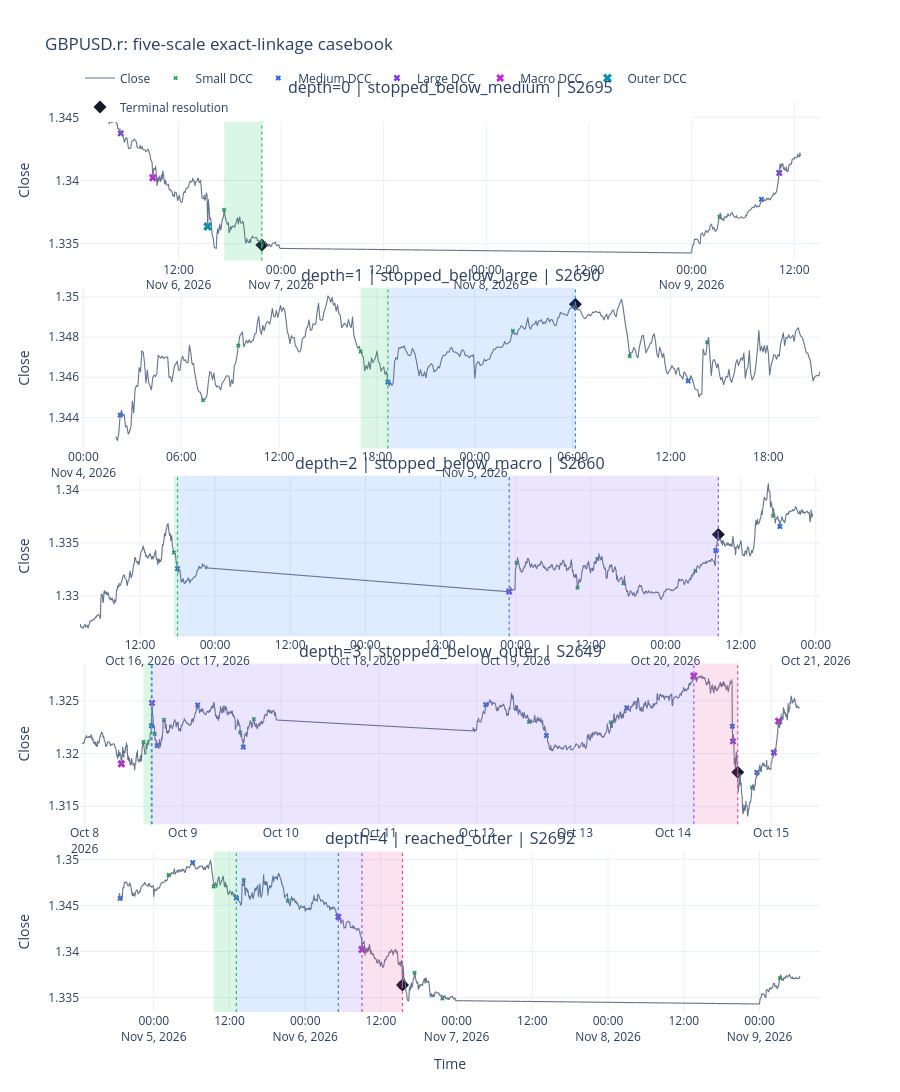

Notebook source saved alongside this figure:
### Code cell
def plot_linkage_casebook(
    close: pd.Series, examples: pd.DataFrame, stages: pd.DataFrame
) -> go.Figure:
    figure = make_subplots(
        rows=len(examples),
        cols=1,
        vertical_spacing=min(0.04, 0.15 / len(examples)),
        subplot_titles=[
            f"depth={int(example.terminal_depth)} | {example.terminal_outcome} | {example.lineage_id}"
            for example in examples.itertuples(index=False)
        ],
    )

    for row_number, example in enumerate(examples.itertuples(index=False), start=1):
        window_start = max(0, int(example.seed_position) - CASEBOOK_BARS_BEFORE)
        window_end = min(len(close), int(example.terminal_position) + CASEBOOK_BARS_AFTER + 1)
        price_window = close.iloc[window_start:window_end]
        figure.add_trace(go.Scattergl(
            x=price_window.index,
            y=price_window.to_numpy(),
            mode="lines",
            name="Close",
            legendgroup="close",
            showlegend=row_number == 1,
            line={"color": "#64748b", "width": 1.1},
            hovertemplate="time=%{x}<br>close=%{y:.5f}<extra></extra>",
        ), row=row_number, col=1)

        lineage_stages = stages.loc[stages["lineage_id"].eq(example.lineage_id)].sort_values("stage_order")
        for stage_row in lineage_stages.itertuples(index=False):
            figure.add_vrect(
                x0=stage_row.start_time,
                x1=stage_row.resolution_time,
                fillcolor=stage_color_map[stage_row.stage],
                opacity=0.16,
                line_width=0,
                row=row_number,
                col=1,
            )
            figure.add_vline(
                x=stage_row.resolution_time,
                line={"color": stage_color_map[stage_row.stage], "width": 1.2, "dash": "dot"},
                row=row_number,
                col=1,
            )

        for scale in SCALE_ORDER:
            ledger = event_ledgers[scale]
            visible = ledger.loc[ledger["dcc_idx"].between(price_window.index[0], price_window.index[-1])]
            if visible.empty:
                continue
            figure.add_trace(go.Scatter(
                x=visible["dcc_idx"],
                y=visible["dcc_price"],
                mode="markers",
                name=f"{scale.value.title()} DCC",
                legendgroup=f"{scale.value}_dcc",
                showlegend=row_number == 1,
                marker={
                    "color": SCALE_COLORS[scale],
                    "size": 4 + SCALE_ORDER.index(scale),
                    "symbol": "x",
                },
                customdata=visible[["event_id", "direction"]].to_numpy(),
                hovertemplate=(
                    f"{scale.value.title()} DCC<br>time=%{{x}}<br>price=%{{y:.5f}}<br>"
                    "event=%{customdata[0]}<br>completed direction=%{customdata[1]}<extra></extra>"
                ),
            ), row=row_number, col=1)

        terminal_price = close.iloc[int(example.terminal_position)]
        figure.add_trace(go.Scatter(
            x=[example.terminal_time],
            y=[terminal_price],
            mode="markers",
            name="Terminal resolution",
            legendgroup="terminal",
            showlegend=row_number == 1,
            marker={"color": "#111827", "size": 10, "symbol": "diamond"},
            hovertemplate="terminal resolution<br>time=%{x}<br>price=%{y:.5f}<extra></extra>",
        ), row=row_number, col=1)
        figure.update_yaxes(title_text="Close", row=row_number, col=1)

    figure.update_layout(
        title=f"{SYMBOL}: five-scale exact-linkage casebook",
        template="plotly_white",
        height=max(1000, 310 * len(examples)),
        hovermode="closest",
        legend={"orientation": "h", "y": 1.04, "x": 0.0},
    )
    figure.update_xaxes(title="Time", row=len(examples), col=1)
    return figure


plot_linkage_casebook(prices, casebook_lineages, strict_clean_stages).show()

### Figure 1 — Plotly figure (JSON) as saved in the notebook; plotly's stock layout.template omitted (floating-point values rounded to 4 significant figures; data arrays with more than 128 entries replaced by an {"elided": "..."} marker saying what was removed)
{"data": [{"hovertemplate": "time=%{x}<br>close=%{y:.5f}<extra></extra>", "legendgroup": "close", "line": {"color": "#64748b", "width": 1.1}, "mode": "lines", "name": "Close", "showlegend": true, "x": {"elided": "414 str values"}, "y": {"elided": "414 float values"}, "type": "scattergl", "xaxis": "x", "yaxis": "y"}, {"customdata": [["S2695", "down"], ["S2696", "up"], ["S2697", "down"]], "hovertemplate": "Small DCC<br>time=%{x}<br>price=%{y:.5f}<br>event=%{customdata[0]}<br>completed direction=%{customdata[1]}<extra></extra>", "legendgroup": "small_dcc", "marker": {"color": "#16a34a", "size": 4, "symbol": "x"}, "mode": "markers", "name": "Small DCC", "showlegend": true, "x": ["2026-11-06T17:20:00.000000", "2026-11-06T21:45:00.000000", "2026-11-09T03:15:00.000000"], "y": [1.338, 1.335, 1.337], "type": "scatter", "xaxis": "x", "yaxis": "y"}, {"customdata": [["M1389", "down"]], "hovertemplate": "Medium DCC<br>time=%{x}<br>price=%{y:.5f}<br>event=%{customdata[0]}<br>completed direction=%{customdata[1]}<extra></extra>", "legendgroup": "medium_dcc", "marker": {"color": "#2563eb", "size": 5, "symbol": "x"}, "mode": "markers", "name": "Medium DCC", "showlegend": true, "x": ["2026-11-09T08:10:00.000000"], "y": [1.339], "type": "scatter", "xaxis": "x", "yaxis": "y"}, {"customdata": [["L682", "up"], ["L683", "down"]], "hovertemplate": "Large DCC<br>time=%{x}<br>price=%{y:.5f}<br>event=%{customdata[0]}<br>completed direction=%{customdata[1]}<extra></extra>", "legendgroup": "large_dcc", "marker": {"color": "#7c3aed", "size": 6, "symbol": "x"}, "mode": "markers", "name": "Large DCC", "showlegend": true, "x": ["2026-11-06T05:15:00.000000", "2026-11-09T10:15:00.000000"], "y": [1.344, 1.341], "type": "scatter", "xaxis": "x", "yaxis": "y"}, {"customdata": [["X308", "up"]], "hovertemplate": "Macro DCC<br>time=%{x}<br>price=%{y:.5f}<br>event=%{customdata[0]}<br>completed direction=%{customdata[1]}<extra></extra>", "legendgroup": "macro_dcc", "marker": {"color": "#c026d3", "size": 7, "symbol": "x"}, "mode": "markers", "name": "Macro DCC", "showlegend": true, "x": ["2026-11-06T09:00:00.000000"], "y": [1.34], "type": "scatter", "xaxis": "x", "yaxis": "y"}, {"customdata": [["O146", "up"]], "hovertemplate": "Outer DCC<br>time=%{x}<br>price=%{y:.5f}<br>event=%{customdata[0]}<br>completed direction=%{customdata[1]}<extra></extra>", "legendgroup": "outer_dcc", "marker": {"color": "#0891b2", "size": 8, "symbol": "x"}, "mode": "markers", "name": "Outer DCC", "showlegend": true, "x": ["2026-11-06T15:25:00.000000"], "y": [1.336], "type": "scatter", "xaxis": "x", "yaxis": "y"}, {"hovertemplate": "terminal resolution<br>time=%{x}<br>price=%{y:.5f}<extra></extra>", "legendgroup": "terminal", "marker": {"color": "#111827", "size": 10, "symbol": "diamond"}, "mode": "markers", "name": "Terminal resolution", "showlegend": true, "x": ["2026-11-06T21:45:00+02:00"], "y": [1.335], "type": "scatter", "xaxis": "x", "yaxis": "y"}, {"hovertemplate": "time=%{x}<br>close=%{y:.5f}<extra></extra>", "legendgroup": "close", "line": {"color": "#64748b", "width": 1.1}, "mode": "lines", "name": "Close", "showlegend": false, "x": {"elided": "519 str values"}, "y": {"elided": "519 float values"}, "type": "scattergl", "xaxis": "x2", "yaxis": "y2"}, {"customdata": [["S2688", "up"], ["S2689", "down"], ["S2690", "up"], ["S2691", "down"], ["S2692", "up"], ["S2693", "down"]], "hovertemplate": "Small DCC<br>time=%{x}<br>price=%{y:.5f}<br>event=%{customdata[0]}<br>completed direction=%{customdata[1]}<extra></extra>", "legendgroup": "small_dcc", "marker": {"color": "#16a34a", "size": 4, "symbol": "x"}, "mode": "markers", "name": "Small DCC", "showlegend": false, "x": ["2026-11-04T07:20:00.000000", "2026-11-04T09:30:00.000000", "2026-11-04T17:00:00.000000", "2026-11-05T02:20:00.000000", "2026-11-05T09:30:00.000000", "2026-11-05T14:15:00.000000"], "y": [1.345, 1.348, 1.347, 1.348, 1.347, 1.348], "type": "scatter", "xaxis": "x2", "yaxis": "y2"}, {"customdata": [["M1385", "down"], ["M1386", "up"], ["M1387", "down"], ["M1388", "up"]], "hovertemplate": "Medium DCC<br>time=%{x}<br>price=%{y:.5f}<br>event=%{customdata[0]}<br>completed direction=%{customdata[1]}<extra></extra>", "legendgroup": "medium_dcc", "marker": {"color": "#2563eb", "size": 5, "symbol": "x"}, "mode": "markers", "name": "Medium DCC", "showlegend": false, "x": ["2026-11-04T02:15:00.000000", "2026-11-04T18:40:00.000000", "2026-11-05T06:10:00.000000", "2026-11-05T13:05:00.000000"], "y": [1.344, 1.346, 1.35, 1.346], "type": "scatter", "xaxis": "x2", "yaxis": "y2"}, {"hovertemplate": "terminal resolution<br>time=%{x}<br>price=%{y:.5f}<extra></extra>", "legendgroup": "terminal", "marker": {"color": "#111827", "size": 10, "symbol": "diamond"}, "mode": "markers", "name": "Terminal resolution", "showlegend": false, "x": ["2026-11-05T06:10:00+02:00"], "y": [1.35], "type": "scatter", "xaxis": "x2", "yaxis": "y2"}, {"hovertemplate": "time=%{x}<br>close=%{y:.5f}<extra></extra>", "legendgroup": "close", "line": {"color": "#64748b", "width": 1.1}, "mode": "lines", "name": "Close", "showlegend": false, "x": {"elided": "829 str values"}, "y": {"elided": "829 float values"}, "type": "scattergl", "xaxis": "x3", "yaxis": "y3"}, {"customdata": [["S2660", "up"], ["S2661", "down"], ["S2662", "up"], ["S2663", "down"], ["S2664", "up"], ["S2665", "down"], ["S2666", "up"]], "hovertemplate": "Small DCC<br>time=%{x}<br>price=%{y:.5f}<br>event=%{customdata[0]}<br>completed direction=%{customdata[1]}<extra></extra>", "legendgroup": "small_dcc", "marker": {"color": "#16a34a", "size": 4, "symbol": "x"}, "mode": "markers", "name": "Small DCC", "showlegend": false, "x": ["2026-10-16T17:25:00.000000", "2026-10-19T00:10:00.000000", "2026-10-19T09:55:00.000000", "2026-10-19T13:05:00.000000", "2026-10-19T17:15:00.000000", "2026-10-20T04:45:00.000000", "2026-10-20T17:10:00.000000"], "y": [1.334, 1.333, 1.331, 1.333, 1.331, 1.332, 1.338], "type": "scatter", "xaxis": "x3", "yaxis": "y3"}, {"customdata": [["M1374", "up"], ["M1375", "down"], ["M1376", "up"]], "hovertemplate": "Medium DCC<br>time=%{x}<br>price=%{y:.5f}<br>event=%{customdata[0]}<br>completed direction=%{customdata[1]}<extra></extra>", "legendgroup": "medium_dcc", "marker": {"color": "#2563eb", "size": 5, "symbol": "x"}, "mode": "markers", "name": "Medium DCC", "showlegend": false, "x": ["2026-10-16T18:00:00.000000", "2026-10-20T08:00:00.000000", "2026-10-20T18:15:00.000000"], "y": [1.333, 1.334, 1.337], "type": "scatter", "xaxis": "x3", "yaxis": "y3"}, {"customdata": [["L678", "up"], ["L679", "down"]], "hovertemplate": "Large DCC<br>time=%{x}<br>price=%{y:.5f}<br>event=%{customdata[0]}<br>completed direction=%{customdata[1]}<extra></extra>", "legendgroup": "large_dcc", "marker": {"color": "#7c3aed", "size": 6, "symbol": "x"}, "mode": "markers", "name": "Large DCC", "showlegend": false, "x": ["2026-10-18T23:00:00.000000", "2026-10-20T08:25:00.000000"], "y": [1.33, 1.336], "type": "scatter", "xaxis": "x3", "yaxis": "y3"}, {"hovertemplate": "terminal resolution<br>time=%{x}<br>price=%{y:.5f}<extra></extra>", "legendgroup": "terminal", "marker": {"color": "#111827", "size": 10, "symbol": "diamond"}, "mode": "markers", "name": "Terminal resolution", "showlegend": false, "x": ["2026-10-20T08:25:00+02:00"], "y": [1.336], "type": "scatter", "xaxis": "x3", "yaxis": "y3"}, {"hovertemplate": "time=%{x}<br>close=%{y:.5f}<extra></extra>", "legendgroup": "close", "line": {"color": "#64748b", "width": 1.1}, "mode": "lines", "name": "Close", "showlegend": false, "x": {"elided": "1530 str values"}, "y": {"elided": "1530 float values"}, "type": "scattergl", "xaxis": "x4", "yaxis": "y4"}, {"customdata": [["S2649", "down"], ["S2650", "up"], ["S2651", "down"], ["S2652", "up"], ["S2653", "down"], ["S2654", "up"], ["S2655", "down"], ["S2656", "up"], ["S2657", "down"]], "hovertemplate": "Small DCC<br>time=%{x}<br>price=%{y:.5f}<br>event=%{customdata[0]}<br>completed direction=%{customdata[1]}<extra></extra>", "legendgroup": "small_dcc", "marker": {"color": "#16a34a", "size": 4, "symbol": "x"}, "mode": "markers", "name": "Small DCC", "showlegend": false, "x": ["2026-10-08T14:25:00.000000", "2026-10-08T17:10:00.000000", "2026-10-08T19:25:00.000000", "2026-10-09T14:05:00.000000", "2026-10-09T17:25:00.000000", "2026-10-12T12:45:00.000000", "2026-10-13T08:45:00.000000", "2026-10-14T14:30:00.000000", "2026-10-14T19:20:00.000000"], "y": [1.321, 1.322, 1.323, 1.322, 1.323, 1.323, 1.323, 1.323, 1.317], "type": "scatter", "xaxis": "x4", "yaxis": "y4"}, {"customdata": [["M1363", "down"], ["M1364", "up"], ["M1365", "down"], ["M1366", "up"], ["M1367", "down"], ["M1368", "up"], ["M1369", "down"], ["M1370", "up"], ["M1371", "down"]], "hovertemplate": "Medium DCC<br>time=%{x}<br>price=%{y:.5f}<br>event=%{customdata[0]}<br>completed direction=%{customdata[1]}<extra></extra>", "legendgroup": "medium_dcc", "marker": {"color": "#2563eb", "size": 5, "symbol": "x"}, "mode": "markers", "name": "Medium DCC", "showlegend": false, "x": ["2026-10-08T16:20:00.000000", "2026-10-08T17:45:00.000000", "2026-10-09T03:40:00.000000", "2026-10-09T14:50:00.000000", "2026-10-12T02:10:00.000000", "2026-10-12T17:00:00.000000", "2026-10-13T12:40:00.000000", "2026-10-14T14:30:00.000000", "2026-10-14T20:30:00.000000"], "y": [1.323, 1.321, 1.325, 1.321, 1.325, 1.322, 1.324, 1.323, 1.318], "type": "scatter", "xaxis": "x4", "yaxis": "y4"}, {"customdata": [["L675", "down"], ["L676", "up"], ["L677", "down"]], "hovertemplate": "Large DCC<br>time=%{x}<br>price=%{y:.5f}<br>event=%{customdata[0]}<br>completed direction=%{customdata[1]}<extra></extra>", "legendgroup": "large_dcc", "marker": {"color": "#7c3aed", "size": 6, "symbol": "x"}, "mode": "markers", "name": "Large DCC", "showlegend": false, "x": ["2026-10-08T16:30:00.000000", "2026-10-14T14:40:00.000000", "2026-10-15T00:40:00.000000"], "y": [1.325, 1.321, 1.32], "type": "scatter", "xaxis": "x4", "yaxis": "y4"}, {"customdata": [["X302", "up"], ["X303", "down"], ["X304", "up"], ["X305", "down"]], "hovertemplate": "Macro DCC<br>time=%{x}<br>price=%{y:.5f}<br>event=%{customdata[0]}<br>completed direction=%{customdata[1]}<extra></extra>", "legendgroup": "macro_dcc", "marker": {"color": "#c026d3", "size": 7, "symbol": "x"}, "mode": "markers", "name": "Macro DCC", "showlegend": false, "x": ["2026-10-08T09:00:00.000000", "2026-10-14T05:05:00.000000", "2026-10-14T15:50:00.000000", "2026-10-15T01:50:00.000000"], "y": [1.319, 1.327, 1.318, 1.323], "type": "scatter", "xaxis": "x4", "yaxis": "y4"}, {"hovertemplate": "terminal resolution<br>time=%{x}<br>price=%{y:.5f}<extra></extra>", "legendgroup": "terminal", "marker": {"color": "#111827", "size": 10, "symbol": "diamond"}, "mode": "markers", "name": "Terminal resolution", "showlegend": false, "x": ["2026-10-14T15:50:00+02:00"], "y": [1.318], "type": "scatter", "xaxis": "x4", "yaxis": "y4"}, {"hovertemplate": "time=%{x}<br>close=%{y:.5f}<extra></extra>", "legendgroup": "close", "line": {"color": "#64748b", "width": 1.1}, "mode": "lines", "name": "Close", "showlegend": false, "x": {"elided": "720 str values"}, "y": {"elided": "720 float values"}, "type": "scattergl", "xaxis": "x5", "yaxis": "y5"}, {"customdata": [["S2691", "down"], ["S2692", "up"], ["S2693", "down"], ["S2694", "up"], ["S2695", "down"], ["S2696", "up"], ["S2697", "down"]], "hovertemplate": "Small DCC<br>time=%{x}<br>price=%{y:.5f}<br>event=%{customdata[0]}<br>completed direction=%{customdata[1]}<extra></extra>", "legendgroup": "small_dcc", "marker": {"color": "#16a34a", "size": 4, "symbol": "x"}, "mode": "markers", "name": "Small DCC", "showlegend": false, "x": ["2026-11-05T02:20:00.000000", "2026-11-05T09:30:00.000000", "2026-11-05T14:15:00.000000", "2026-11-05T21:15:00.000000", "2026-11-06T17:20:00.000000", "2026-11-06T21:45:00.000000", "2026-11-09T03:15:00.000000"], "y": [1.348, 1.347, 1.348, 1.345, 1.338, 1.335, 1.337], "type": "scatter", "xaxis": "x5", "yaxis": "y5"}, {"customdata": [["M1386", "up"], ["M1387", "down"], ["M1388", "up"]], "hovertemplate": "Medium DCC<br>time=%{x}<br>price=%{y:.5f}<br>event=%{customdata[0]}<br>completed direction=%{customdata[1]}<extra></extra>", "legendgroup": "medium_dcc", "marker": {"color": "#2563eb", "size": 5, "symbol": "x"}, "mode": "markers", "name": "Medium DCC", "showlegend": false, "x": ["2026-11-04T18:40:00.000000", "2026-11-05T06:10:00.000000", "2026-11-05T13:05:00.000000"], "y": [1.346, 1.35, 1.346], "type": "scatter", "xaxis": "x5", "yaxis": "y5"}, {"customdata": [["L682", "up"]], "hovertemplate": "Large DCC<br>time=%{x}<br>price=%{y:.5f}<br>event=%{customdata[0]}<br>completed direction=%{customdata[1]}<extra></extra>", "legendgroup": "large_dcc", "marker": {"color": "#7c3aed", "size": 6, "symbol": "x"}, "mode": "markers", "name": "Large DCC", "showlegend": false, "x": ["2026-11-06T05:15:00.000000"], "y": [1.344], "type": "scatter", "xaxis": "x5", "yaxis": "y5"}, {"customdata": [["X308", "up"]], "hovertemplate": "Macro DCC<br>time=%{x}<br>price=%{y:.5f}<br>event=%{customdata[0]}<br>completed direction=%{customdata[1]}<extra></extra>", "legendgroup": "macro_dcc", "marker": {"color": "#c026d3", "size": 7, "symbol": "x"}, "mode": "markers", "name": "Macro DCC", "showlegend": false, "x": ["2026-11-06T09:00:00.000000"], "y": [1.34], "type": "scatter", "xaxis": "x5", "yaxis": "y5"}, {"customdata": [["O146", "up"]], "hovertemplate": "Outer DCC<br>time=%{x}<br>price=%{y:.5f}<br>event=%{customdata[0]}<br>completed direction=%{customdata[1]}<extra></extra>", "legendgroup": "outer_dcc", "marker": {"color": "#0891b2", "size": 8, "symbol": "x"}, "mode": "markers", "name": "Outer DCC", "showlegend": false, "x": ["2026-11-06T15:25:00.000000"], "y": [1.336], "type": "scatter", "xaxis": "x5", "yaxis": "y5"}, {"hovertemplate": "terminal resolution<br>time=%{x}<br>price=%{y:.5f}<extra></extra>", "legendgroup": "terminal", "marker": {"color": "#111827", "size": 10, "symbol": "diamond"}, "mode": "markers", "name": "Terminal resolution", "showlegend": false, "x": ["2026-11-06T15:25:00+02:00"], "y": [1.336], "type": "scatter", "xaxis": "x5", "yaxis": "y5"}], "layout": {"xaxis": {"anchor": "y", "domain": [0.0, 1.0]}, "yaxis": {"anchor": "x", "domain": [0.824, 1.0], "title": {"text": "Close"}}, "xaxis2": {"anchor": "y2", "domain": [0.0, 1.0]}, "yaxis2": {"anchor": "x2", "domain": [0.618, 0.794], "title": {"text": "Close"}}, "xaxis3": {"anchor": "y3", "domain": [0.0, 1.0]}, "yaxis3": {"anchor": "x3", "domain": [0.412, 0.588], "title": {"text": "Close"}}, "xaxis4": {"anchor": "y4", "domain": [0.0, 1.0]}, "yaxis4": {"anchor": "x4", "domain": [0.206, 0.382], "title": {"text": "Close"}}, "xaxis5": {"anchor": "y5", "domain": [0.0, 1.0], "title": {"text": "Time"}}, "yaxis5": {"anchor": "x5", "domain": [0.0, 0.176], "title": {"text": "Close"}}, "annotations": [{"font": {"size": 16}, "showarrow": false, "text": "depth=0 | stopped_below_medium | S2695", "x": 0.5, "xanchor": "center", "xref": "paper", "y": 1.0, "yanchor": "bottom", "yref": "paper"}, {"font": {"size": 16}, "showarrow": false, "text": "depth=1 | stopped_below_large | S2690", "x": 0.5, "xanchor": "center", "xref": "paper", "y": 0.794, "yanchor": "bottom", "yref": "paper"}, {"font": {"size": 16}, "showarrow": false, "text": "depth=2 | stopped_below_macro | S2660", "x": 0.5, "xanchor": "center", "xref": "paper", "y": 0.588, "yanchor": "bottom", "yref": "paper"}, {"font": {"size": 16}, "showarrow": false, "text": "depth=3 | stopped_below_outer | S2649", "x": 0.5, "xanchor": "center", "xref": "paper", "y": 0.382, "yanchor": "bottom", "yref": "paper"}, {"font": {"size": 16}, "showarrow": false, "text": "depth=4 | reached_outer | S2692", "x": 0.5, "xanchor": "center", "xref": "paper", "y": 0.176, "yanchor": "bottom", "yref": "paper"}], "shapes": [{"fillcolor": "#22c55e", "line": {"width": 0}, "opacity": 0.16, "type": "rect", "x0": "2026-11-06T17:20:00+02:00", "x1": "2026-11-06T21:45:00+02:00", "xref": "x", "y0": 0, "y1": 1, "yref": "y domain"}, {"line": {"color": "#22c55e", "dash": "dot", "width": 1.2}, "type": "line", "x0": "2026-11-06T21:45:00+02:00", "x1": "2026-11-06T21:45:00+02:00", "xref": "x", "y0": 0, "y1": 1, "yref": "y domain"}, {"fillcolor": "#22c55e", "line": {"width": 0}, "opacity": 0.16, "type": "rect", "x0": "2026-11-04T17:00:00+02:00", "x1": "2026-11-04T18:40:00+02:00", "xref": "x2", "y0": 0, "y1": 1, "yref": "y2 domain"}, {"line": {"color": "#22c55e", "dash": "dot", "width": 1.2}, "type": "line", "x0": "2026-11-04T18:40:00+02:00", "x1": "2026-11-04T18:40:00+02:00", "xref": "x2", "y0": 0, "y1": 1, "yref": "y2 domain"}, {"fillcolor": "#3b82f6", "line": {"width": 0}, "opacity": 0.16, "type": "rect", "x0": "2026-11-04T18:40:00+02:00", "x1": "2026-11-05T06:10:00+02:00", "xref": "x2", "y0": 0, "y1": 1, "yref": "y2 domain"}, {"line": {"color": "#3b82f6", "dash": "dot", "width": 1.2}, "type": "line", "x0": "2026-11-05T06:10:00+02:00", "x1": "2026-11-05T06:10:00+02:00", "xref": "x2", "y0": 0, "y1": 1, "yref": "y2 domain"}, {"fillcolor": "#22c55e", "line": {"width": 0}, "opacity": 0.16, "type": "rect", "x0": "2026-10-16T17:25:00+02:00", "x1": "2026-10-16T18:00:00+02:00", "xref": "x3", "y0": 0, "y1": 1, "yref": "y3 domain"}, {"line": {"color": "#22c55e", "dash": "dot", "width": 1.2}, "type": "line", "x0": "2026-10-16T18:00:00+02:00", "x1": "2026-10-16T18:00:00+02:00", "xref": "x3", "y0": 0, "y1": 1, "yref": "y3 domain"}, {"fillcolor": "#3b82f6", "line": {"width": 0}, "opacity": 0.16, "type": "rect", "x0": "2026-10-16T18:00:00+02:00", "x1": "2026-10-18T23:00:00+02:00", "xref": "x3", "y0": 0, "y1": 1, "yref": "y3 domain"}, {"line": {"color": "#3b82f6", "dash": "dot", "width": 1.2}, "type": "line", "x0": "2026-10-18T23:00:00+02:00", "x1": "2026-10-18T23:00:00+02:00", "xref": "x3", "y0": 0, "y1": 1, "yref": "y3 domain"}, {"fillcolor": "#8b5cf6", "line": {"width": 0}, "opacity": 0.16, "type": "rect", "x0": "2026-10-18T23:00:00+02:00", "x1": "2026-10-20T08:25:00+02:00", "xref": "x3", "y0": 0, "y1": 1, "yref": "y3 domain"}, {"line": {"color": "#8b5cf6", "dash": "dot", "width": 1.2}, "type": "line", "x0": "2026-10-20T08:25:00+02:00", "x1": "2026-10-20T08:25:00+02:00", "xref": "x3", "y0": 0, "y1": 1, "yref": "y3 domain"}, {"fillcolor": "#22c55e", "line": {"width": 0}, "opacity": 0.16, "type": "rect", "x0": "2026-10-08T14:25:00+02:00", "x1": "2026-10-08T16:20:00+02:00", "xref": "x4", "y0": 0, "y1": 1, "yref": "y4 domain"}, {"line": {"color": "#22c55e", "dash": "dot", "width": 1.2}, "type": "line", "x0": "2026-10-08T16:20:00+02:00", "x1": "2026-10-08T16:20:00+02:00", "xref": "x4", "y0": 0, "y1": 1, "yref": "y4 domain"}, {"fillcolor": "#3b82f6", "line": {"width": 0}, "opacity": 0.16, "type": "rect", "x0": "2026-10-08T16:20:00+02:00", "x1": "2026-10-08T16:30:00+02:00", "xref": "x4", "y0": 0, "y1": 1, "yref": "y4 domain"}, {"line": {"color": "#3b82f6", "dash": "dot", "width": 1.2}, "type": "line", "x0": "2026-10-08T16:30:00+02:00", "x1": "2026-10-08T16:30:00+02:00", "xref": "x4", "y0": 0, "y1": 1, "yref": "y4 domain"}, {"fillcolor": "#8b5cf6", "line": {"width": 0}, "opacity": 0.16, "type": "rect", "x0": "2026-10-08T16:30:00+02:00", "x1": "2026-10-14T05:05:00+02:00", "xref": "x4", "y0": 0, "y1": 1, "yref": "y4 domain"}, {"line": {"color": "#8b5cf6", "dash": "dot", "width": 1.2}, "type": "line", "x0": "2026-10-14T05:05:00+02:00", "x1": "2026-10-14T05:05:00+02:00", "xref": "x4", "y0": 0, "y1": 1, "yref": "y4 domain"}, {"fillcolor": "#ec4899", "line": {"width": 0}, "opacity": 0.16, "type": "rect", "x0": "2026-10-14T05:05:00+02:00", "x1": "2026-10-14T15:50:00+02:00", "xref": "x4", "y0": 0, "y1": 1, "yref": "y4 domain"}, {"line": {"color": "#ec4899", "dash": "dot", "width": 1.2}, "type": "line", "x0": "2026-10-14T15:50:00+02:00", "x1": "2026-10-14T15:50:00+02:00", "xref": "x4", "y0": 0, "y1": 1, "yref": "y4 domain"}, {"fillcolor": "#22c55e", "line": {"width": 0}, "opacity": 0.16, "type": "rect", "x0": "2026-11-05T09:30:00+02:00", "x1": "2026-11-05T13:05:00+02:00", "xref": "x5", "y0": 0, "y1": 1, "yref": "y5 domain"}, {"line": {"color": "#22c55e", "dash": "dot", "width": 1.2}, "type": "line", "x0": "2026-11-05T13:05:00+02:00", "x1": "2026-11-05T13:05:00+02:00", "xref": "x5", "y0": 0, "y1": 1, "yref": "y5 domain"}, {"fillcolor": "#3b82f6", "line": {"width": 0}, "opacity": 0.16, "type": "rect", "x0": "2026-11-05T13:05:00+02:00", "x1": "2026-11-06T05:15:00+02:00", "xref": "x5", "y0": 0, "y1": 1, "yref": "y5 domain"}, {"line": {"color": "#3b82f6", "dash": "dot", "width": 1.2}, "type": "line", "x0": "2026-11-06T05:15:00+02:00", "x1": "2026-11-06T05:15:00+02:00", "xref": "x5", "y0": 0, "y1": 1, "yref": "y5 domain"}, {"fillcolor": "#8b5cf6", "line": {"width": 0}, "opacity": 0.16, "type": "rect", "x0": "2026-11-06T05:15:00+02:00", "x1": "2026-11-06T09:00:00+02:00", "xref": "x5", "y0": 0, "y1": 1, "yref": "y5 domain"}, {"line": {"color": "#8b5cf6", "dash": "dot", "width": 1.2}, "type": "line", "x0": "2026-11-06T09:00:00+02:00", "x1": "2026-11-06T09:00:00+02:00", "xref": "x5", "y0": 0, "y1": 1, "yref": "y5 domain"}, {"fillcolor": "#ec4899", "line": {"width": 0}, "opacity": 0.16, "type": "rect", "x0": "2026-11-06T09:00:00+02:00", "x1": "2026-11-06T15:25:00+02:00", "xref": "x5", "y0": 0, "y1": 1, "yref": "y5 domain"}, {"line": {"color": "#ec4899", "dash": "dot", "width": 1.2}, "type": "line", "x0": "2026-11-06T15:25:00+02:00", "x1": "2026-11-06T15:25:00+02:00", "xref": "x5", "y0": 0, "y1": 1, "yref": "y5 domain"}], "legend": {"orientation": "h", "y": 1.04, "x": 0.0}, "title": {"text": "GBPUSD.r: five-scale exact-linkage casebook"}, "height": 1550, "hovermode": "closest"}}
